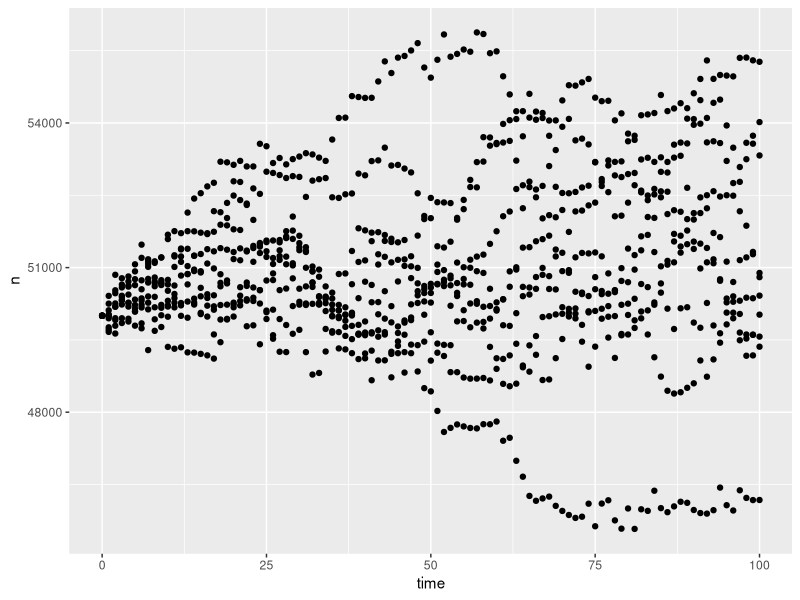
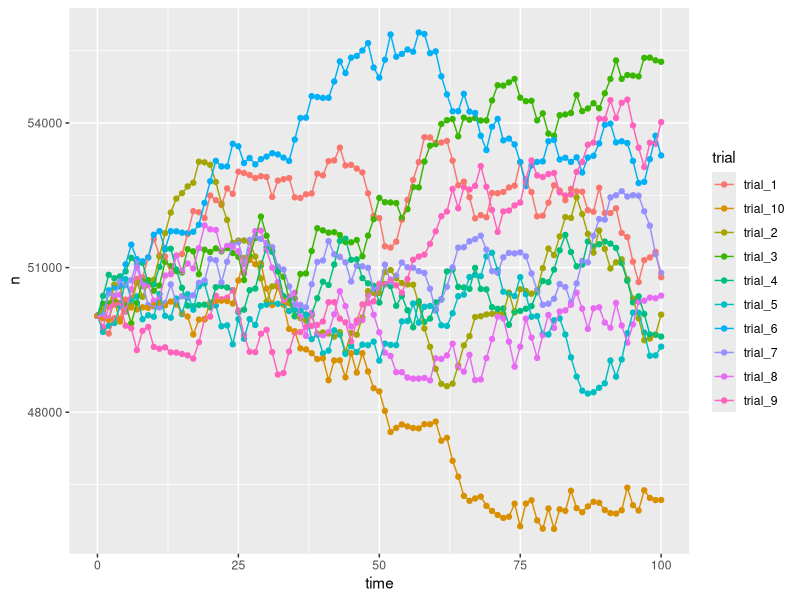
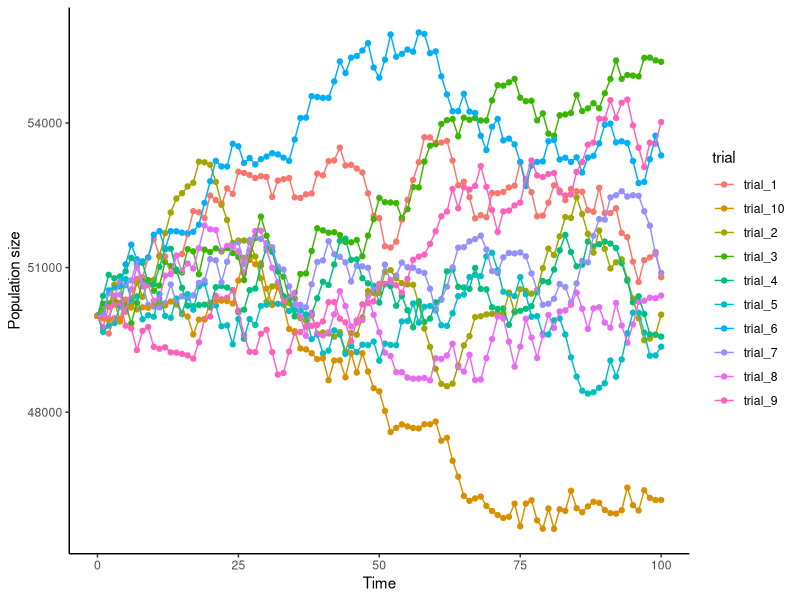
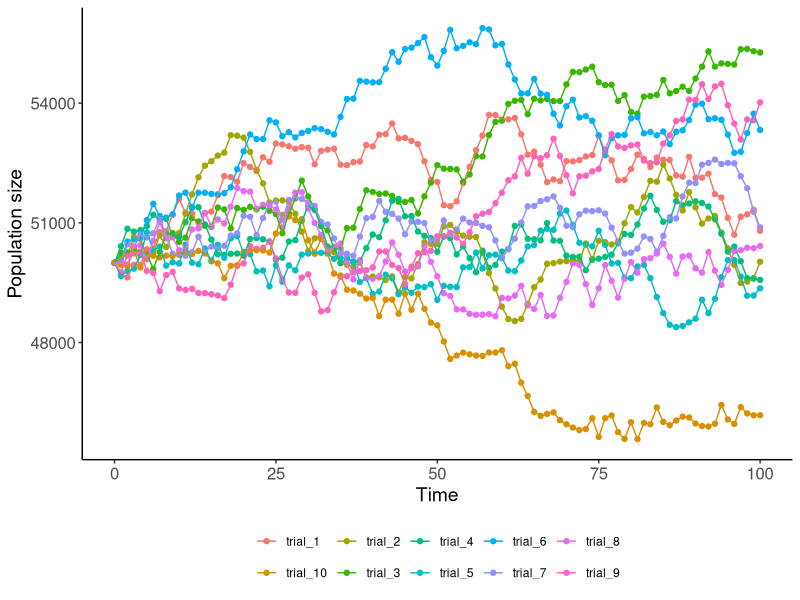
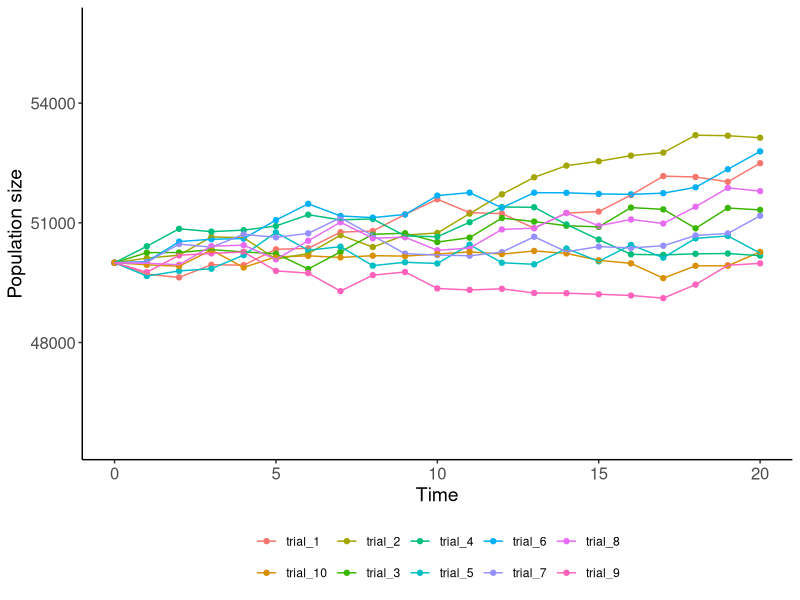
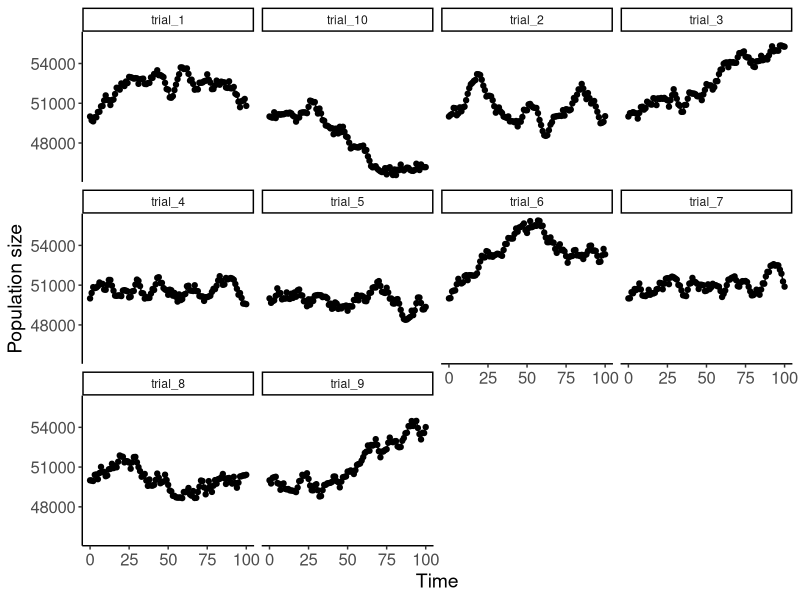
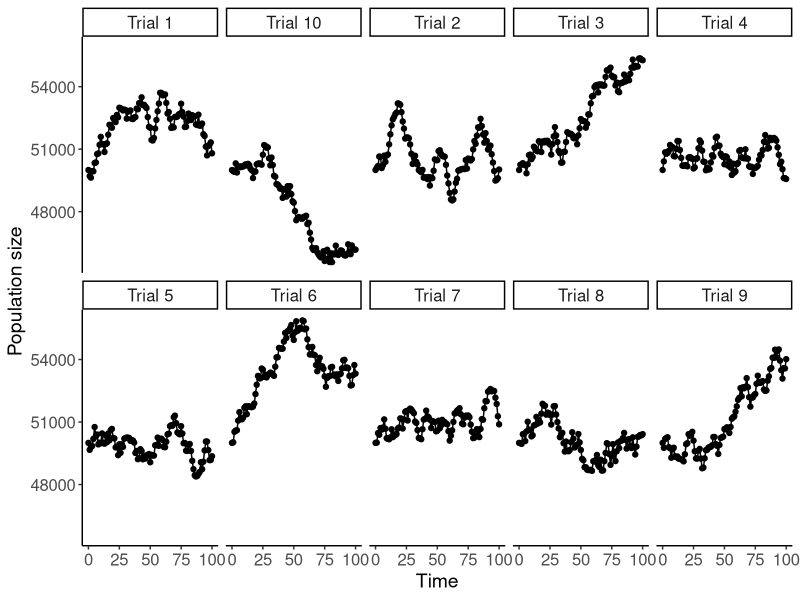
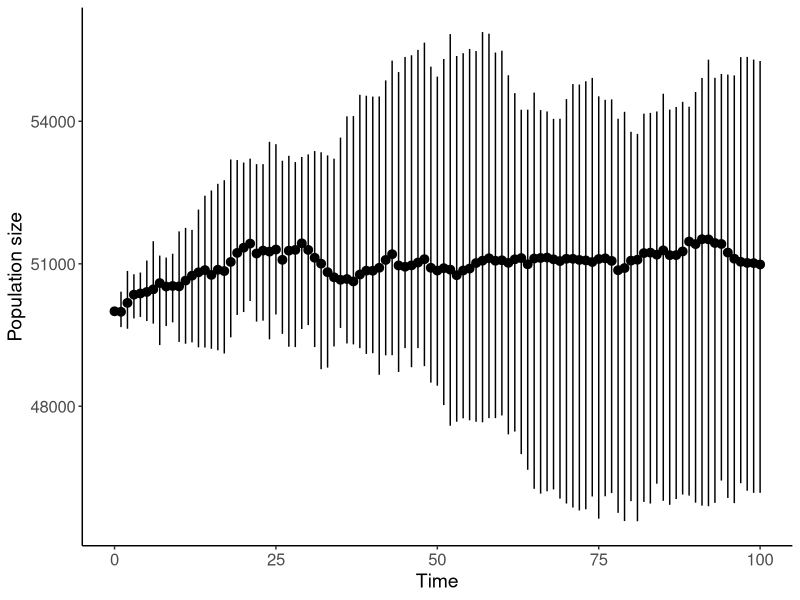

Recreate these plots in R, in order.
## ---- chunk 1
knitr::opts_chunk$set(collapse = T, cache = T)
## ---- chunk 2

# make a numeric vector
a = c(1.1,5,3,4)
a

# make a integer vector
b = 1:15
b

# make a character vector 
c = c('a', 'b', 'c')
c 



# summary statistics of sequence of numbers
d = rnorm(n = 40, mean = 6, sd = 2)
mean(d) #mean
median(d) #median
sd(d) #standard deviation
quantile(d, c(0.025, 0.975)) # 95% CI

# math with vectors
e = c(3, 1, 5, 6)
e*4
e*e

## ---- chunk 3
# make a matrix using nrow
m1 = matrix(c(1,2,3,4,5,6), nrow = 2)
m1 

# make a matrix using ncol
m2 = matrix(c(1,2,3,4,5,6), ncol = 2)
m2 

# make a matrix using nrow and by row
m3 = matrix(c(1,2,3,4,5,6), ncol = 2, byrow = T)
m3

## ---- chunk 4
# make a matrix using ncol
m2 = matrix(c(1,2,3,4,5,6), ncol = 2)
m2 

m2[1,2]
m2[4]
# make a matrix using nrow and by row
m3 = matrix(c(1,2,3,4,5,6), ncol = 2, byrow = T)
m3

m3[1,2]
m3[4]

## ---- chunk 5

m2 = matrix(c(1,2,3,4,5,6), ncol = 3)
m2 

m2 + 1 
m2/3

m3 = matrix(c(1,2,3,4,5,6), ncol = 3, byrow = T)
m3

m2 + m3 
m3 - m2

# multply matrix with vector
v = c(1,2,3)

m2*v

# matrix multiplication 
m4 = matrix(c(1,2,3), ncol = 1)
m2 %*% m4

# functions with matrices
m2
sum(m2)
mean(m2)
rowSums(m2)
rowMeans(m2)
colSums(m2)
colMeans(m2)

## ---- chunk 6
for(i in 1:10){
  print(i)
}

for(turtle in 5:10){
  print(turtle)
}

for(flower in 1:nrow(iris)){
  cat('The species for this iteration is ',
      as.character(iris$Species[flower]), '\n')
}


b = 1:10
for (i in 2:10){
  z = b[i] - b[i-1]
  
  cat('z =', z, 'b[i] =', b[i], 'b[i-1] =', b[i-1], '\n')
}


## ---- chunk 7
library(truncnorm)
library(tidyverse)
## ---- chunk 8
# base R
rnorm(5, mean = 0, sd = 1)
runif(5, min = 0, max = 5)
rbinom(5, size = 2, prob = 0.5)
rbinom(5, size = 2, prob = 0.2)

## ---- chunk 9
#library(rtruncnorm)
# truncnorm to truncate normal distribution
rnorm(20, mean = 1, sd = 2)
truncnorm::rtruncnorm(20, mean = 1, sd = 2, a=-Inf, b=Inf)
truncnorm::rtruncnorm(20, mean = 1, sd = 2, a=0, b=2)
## ---- chunk 10
# base R 
b = 1:10
sample(b, size =2, replace = F)

c = 1:5 
sample(c, size = 6, replace = T)

# from list
sample(c('good', 'bad'), size = 8, replace = T)

# change probability
sample(c('good', 'bad'), size = 8, replace = T, prob = c(0.2, 0.8))

# sample matrices from list 
m1 = matrix(c(6,5,4,3,2,1), ncol = 2)
m2 = matrix(c(1,2,3,4,5,6), ncol = 2)
m3 = matrix(c(1,2,3,4,5,6), ncol = 2, byrow = T)

m = list(m1, m2, m3)

sample(m, size = 4, replace = T)

sample(m, size = 4, replace = T, prob = c(0.8, 0.1, 0.1))

## ---- chunk 11
#library(tidyverse)
df = tibble(cond = c('good', 'bad', 'ok'), prob = c(0.5, 0.3, 0.2))

dplyr::sample_n(df, size = 2, replace = F)

dplyr::sample_n(df, size = 3, replace = T)

dplyr::sample_n(df, size = 10, replace = T, weight = prob)
## ---- chunk 12
# table of year conditions
year_type = tibble(cond = c('good', 'average', 'bad'),
              birth = c(500, 300, 100),
              death = c(100, 300, 500),
              prob = c(0.25, 0.5, 0.25))

# beginning size of population
pop_start = 50000 
# number of time iterations to use
time_length = 100
# number of replicate trials to simulate
reps = 10

# for loop for number of reps
for (i in 1:reps){
  # indicate which trial based on i in 1:reps
  trial = paste0('trial_',i)
  # generate a new table to store output with rows 0:time_length for given trial
  pop = tibble(time = 0:time_length, n = NA,
               trial = trial, year = NA, change = NA)
  # for row where time == 0 (initial conditions) make n = to starting population
  pop$n[pop$time == 0] = pop_start
  
  # for loop over all time points 
  for (t in 1:(nrow(pop)-1)){
    # randomly select year conditions from year_type df that is weighted by the probability of occurance
    year = sample_n(year_type, size = 1, weight = prob)
    # randomly generate number of births based on year type conditions 
    birth = round(rnorm(n = 1, mean = year$birth[1], sd = 50))
    # randomly generate number of deaths based on year type conditions 
    death = round(rnorm(n = 1, mean = year$death[1], sd = 50))
    # population size (n) at time t is calculated by adding the difference in births and deaths to the population size where time = t - 1
    pop$n[pop$time == t] = pop$n[pop$time == (t-1)] + birth - death 
    # label year type for time = t
    pop$year[pop$time == t] = year$cond[1]
    # cacluate change in population size at time t
    pop$change[pop$time == t] = birth - death
  }
  
  # this stores the output of each trial in a new tibble (tpop) if it is the first trial then pop is tpop, after first trial then bind the rows of the trial to the rest of the trials 
  if (i ==1){
    tpop = pop
  }else{
    tpop = bind_rows(tpop,pop)
  }
}

head(tpop)
## ---- chunk 13
ggplot(tpop, aes(x = time, y = n))+
  geom_point()
## ---- chunk 14
ggplot(tpop, aes(x = time, y = n, color = trial))+
  geom_point()+
  geom_line()
## ---- chunk 15
ggplot(tpop, aes(x = time, y = n, color = trial))+
  geom_point()+
  geom_line()+
  labs(x = 'Time', y = 'Population size')+
  theme_classic()
## ---- chunk 16
ggplot(tpop, aes(x = time, y = n, color = trial))+
  geom_point()+
  geom_line()+
  labs(x = 'Time', y = 'Population size')+
  theme_classic()+
  theme(axis.title = element_text(size = 14),
        axis.text = element_text(size = 12),
        legend.position = 'bottom',
        legend.title = element_blank())
## ---- chunk 17
ggplot(tpop, aes(x = time, y = n, color = trial))+
  geom_point()+
  geom_line()+
  scale_x_continuous(limits = c(0,20))+
  labs(x = 'Time', y = 'Population size')+
  theme_classic()+
  theme(axis.title = element_text(size = 14),
        axis.text = element_text(size = 12),
        legend.position = 'bottom',
        legend.title = element_blank())
## ---- chunk 18
ggplot(tpop, aes(x = time, y = n))+
  geom_point()+
  geom_line()+
  labs(x = 'Time', y = 'Population size')+
  facet_wrap(~trial)+
  theme_classic()+
  theme(axis.title = element_text(size = 14),
        axis.text = element_text(size = 12),
        legend.position = 'bottom',
        legend.title = element_blank())
## ---- chunk 19
labels = c('trial_1' = 'Trial 1',
          'trial_2' = 'Trial 2',
          'trial_3' = 'Trial 3',
          'trial_4' = 'Trial 4',
          'trial_5' = 'Trial 5',
          'trial_6' = 'Trial 6',
          'trial_7' = 'Trial 7',
          'trial_8' = 'Trial 8',
          'trial_9' = 'Trial 9',
          'trial_10' = 'Trial 10')

ggplot(tpop, aes(x = time, y = n))+
  geom_point()+
  geom_line()+
  labs(x = 'Time', y = 'Population size')+
  facet_wrap(~trial, nrow = 2, labeller = as_labeller(labels))+
  theme_classic()+
  theme(axis.title = element_text(size = 14),
        axis.text = element_text(size = 12),
        legend.position = 'bottom',
        legend.title = element_blank(),
        strip.text = element_text(size = 12))
## ---- chunk 20
ggplot(tpop, aes(x = time, y = n))+
  geom_pointrange(stat = "summary",
                  fun.min = 'min',
                  fun.max = 'max',
                  fun = 'mean')+
  labs(x = 'Time', y = 'Population size')+
  theme_classic()+
  theme(axis.title = element_text(size = 14),
        axis.text = element_text(size = 12))
## ---- chunk 21
ggplot(tpop, aes(x = year, y = change))+
  geom_boxplot()+
  labs(x = 'Type of year', y = expression(Delta*'Population'))+
  theme_bw()
## ---- chunk 22
ggplot(tpop %>% drop_na, aes(x = year, y = change, fill = year))+
  geom_boxplot()+
  labs(x = 'Type of year', y = expression(Delta*'Population'))+
  theme_bw()
## ---- chunk 23

tpop = tpop %>% 
  mutate(year = factor(year, levels = c('good', 'average', 'bad')))%>%
  drop_na

colors = c('good' = 'darkgreen',
           'average' = 'goldenrod',
           'bad' = 'firebrick')

ggplot(tpop, aes(x = year, y = change, fill = year))+
  geom_boxplot()+
  labs(x = 'Type of year', y = expression(Delta*'Population'))+
  scale_fill_manual(values = colors)+
  theme_bw()
## ---- chunk 24
ggplot(tpop, aes(x = year, y = change, fill = year))+
  geom_boxplot()+
  labs(x = 'Type of year', y = expression(Delta*'Population'))+
  scale_x_discrete(labels = c('Good', 'Average', 'Bad'))+
  scale_fill_manual(values = colors)+
  theme_bw()+
  theme(axis.title = element_text(size = 18), 
        axis.text.y = element_text(size = 18, colour = "black"), 
        axis.text.x = element_text(size = 14, colour = "black"), 
        legend.position = 'none',
        legend.title = element_blank(),
        strip.text.x = element_text(size = 18),
        legend.text = element_text(size = 12))
